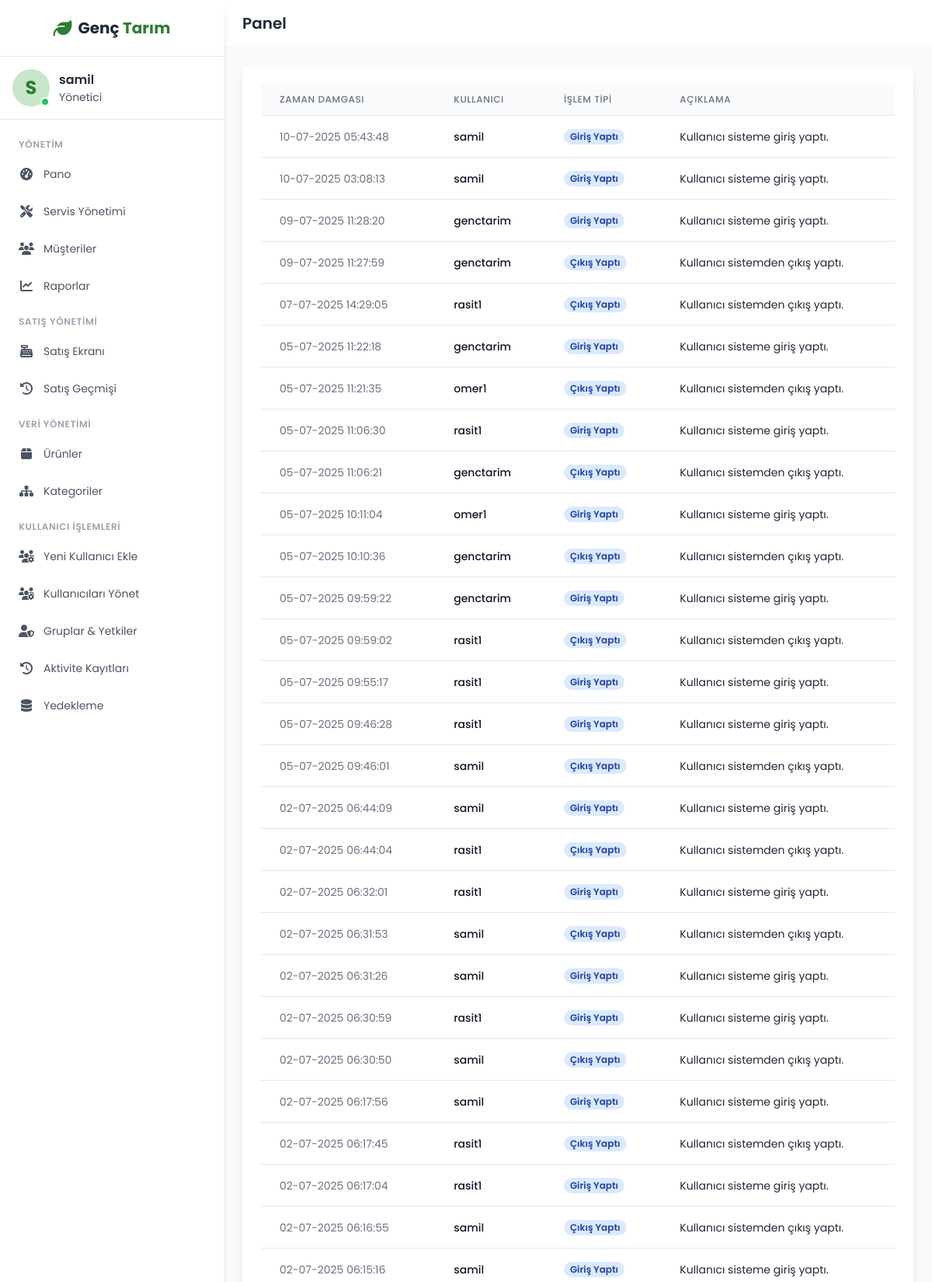
Page /logs/ (signed in, upper part) on the committed database.
### logs/models.py (models this page shows, shortened)
class ActivityLog(models.Model):
    ACTION_TYPES = [
        ('LOGIN', 'Giriş Yaptı'),
        ('LOGOUT', 'Çıkış Yaptı'),
        ('CREATE', 'Oluşturma'),
        ('UPDATE', 'Güncelleme'),
        ('DELETE', 'Silme'),
        ('VIEW', 'Görüntüleme'),
    ]
    user = models.ForeignKey(User, on_delete=models.SET_NULL, null=True, blank=True, verbose_name="Kullanıcı")
    action_type = models.CharField(max_length=10, choices=ACTION_TYPES, verbose_name="İşlem Tipi")
    description = models.TextField(verbose_name="Açıklama")
    timestamp = models.DateTimeField(auto_now_add=True, verbose_name="Zaman Damgası")
    class Meta:
        verbose_name = "Aktivite Kaydı"
        verbose_name_plural = "Aktivite Kayıtları"
        ordering = ['-timestamp']

### logs/views.py (the view)
# urls.py: path('', LogListView.as_view(), name='log_list'),
class LogListView(LoginRequiredMixin, PermissionRequiredMixin, ListView):
    model = ActivityLog
    template_name = 'logs/log_list.html'
    context_object_name = 'logs'
    paginate_by = 50  # Sayfa başına 50 log göster
    permission_required = 'auth.view_user' # Bu sayfayı sadece kullanıcıları görebilenler açsın
    def get_context_data(self, **kwargs):
        context = super().get_context_data(**kwargs)
        context['page_title'] = "Aktivite Kayıtları"
        return context

### logs/templates/logs/log_list.html (shortened to what this page needs)
{% extends 'base.html' %}
{% block content %}
<div class="bg-white p-6 rounded-xl shadow-lg">
    <table class="min-w-full divide-y divide-gray-200">
        <thead class="bg-gray-50">
            <tr>
                <th scope="col" class="px-6 py-3 text-left text-xs font-medium text-gray-500 uppercase tracking-wider">Zaman Damgası</th>
                <th scope="col" class="px-6 py-3 text-left text-xs font-medium text-gray-500 uppercase tracking-wider">Kullanıcı</th>
                <th scope="col" class="px-6 py-3 text-left text-xs font-medium text-gray-500 uppercase tracking-wider">İşlem Tipi</th>
                <th scope="col" class="px-6 py-3 text-left text-xs font-medium text-gray-500 uppercase tracking-wider">Açıklama</th>
            </tr>
        </thead>
        <tbody class="bg-white divide-y divide-gray-200">
            {% for log in logs %}
            <tr class="hover:bg-gray-50">
                <td class="px-6 py-4 whitespace-nowrap text-sm text-gray-500">{{ log.timestamp|date:"d-m-Y H:i:s" }}</td>
                <td class="px-6 py-4 whitespace-nowrap text-sm font-medium text-gray-900">{{ log.user.username|default:"Bilinmeyen" }}</td>
                <td class="px-6 py-4 whitespace-nowrap text-sm text-gray-500"><span class="px-2 inline-flex text-xs leading-5 font-semibold rounded-full bg-blue-100 text-blue-800">{{ log.get_action_type_display }}</span></td>
                <td class="px-6 py-4 text-sm text-gray-800">{{ log.description }}</td>
            </tr>
            {% empty %}
            <tr>
                <td colspan="4" class="text-center py-10 text-gray-500">Henüz aktivite kaydı bulunmamaktadır.</td>
            </tr>
            {% endfor %}
        </tbody>
    </table>
</div>
{% endblock content %}

### templates/base.html (shortened to what this page needs)
{% load static %}
<!DOCTYPE html>
<html lang="tr" class="h-full bg-gray-50">
<head>
    <script src="https://cdn.tailwindcss.com"></script>
    <link rel="stylesheet" href="https://cdnjs.cloudflare.com/ajax/libs/font-awesome/6.4.0/css/all.min.css">
</head>
<body class="h-full">
    {% if user.is_authenticated %}
    <div class="flex h-screen">
        <div id="sidebar" class="sidebar bg-white w-64 md:w-72 flex-col shadow-lg z-20 hidden md:flex">
            <div class="flex items-center justify-center py-5 border-b border-gray-200">
                <a href="{% url 'accounts:dashboard_redirect' %}" class="flex items-center space-x-2">
                    <i class="fas fa-leaf text-2xl text-primary"></i>
                    <h1 class="text-xl font-bold text-gray-800">Genç <span class="text-primary">Tarım</span></h1>
                </a>
            </div>
            <div class="p-4 flex items-center space-x-3 border-b border-gray-200">
                <div class="relative">
                    <div class="w-12 h-12 rounded-full bg-light flex items-center justify-center">
                        <span class="text-2xl font-bold text-primary">{{ user.username.0|upper }}</span>
                    </div>
                    <span class="absolute bottom-0 right-0 w-3 h-3 bg-green-500 rounded-full border-2 border-white"></span>
                </div>
                <div>
                    <h3 class="font-semibold text-gray-800">{{ user.get_full_name|default:user.username }}</h3>
                    <p class="text-sm text-gray-600">{% if user.is_superuser %}Yönetici{% elif user.groups.all.0.name == 'Teknisyen' %}Teknisyen{% else %}Personel{% endif %}</p>
                </div>
            </div>
            <nav class="flex-1 py-4">
    <ul class="space-y-1 px-2">
    {% if user.is_superuser %}
        <li><h3 class="px-4 mt-2 mb-2 text-xs font-semibold text-gray-400 uppercase tracking-wider">Yönetim</h3></li>
        <li><a href="{% url 'dashboard:index' %}" class="nav-link"><i class="fas fa-tachometer-alt fa-fw mr-3"></i><span class="text-sm">Pano</span></a></li>
        <li><a href="{% url 'service:servicerecord_list' %}" class="nav-link"><i class="fas fa-tools fa-fw mr-3"></i><span class="text-sm">Servis Yönetimi</span></a></li>
        <li><a href="{% url 'customers:customer_list' %}" class="nav-link"><i class="fas fa-users fa-fw mr-3"></i><span class="text-sm">Müşteriler</span></a></li>
        <li><a href="{% url 'inventory:reports_page' %}" class="nav-link"><i class="fas fa-chart-line fa-fw mr-3"></i><span class="text-sm">Raporlar</span></a></li>
        <li><h3 class="px-4 mt-4 mb-2 text-xs font-semibold text-gray-400 uppercase tracking-wider">Satış Yönetimi</h3></li>
        <li><a href="{% url 'sales:pos_terminal' %}" class="nav-link"><i class="fas fa-cash-register fa-fw mr-3"></i><span class="text-sm">Satış Ekranı</span></a></li>
        <li><a href="{% url 'sales:sale_history_list' %}" class="nav-link"><i class="fas fa-history fa-fw mr-3"></i><span class="text-sm">Satış Geçmişi</span></a></li>
        <li><h3 class="px-4 mt-4 mb-2 text-xs font-semibold text-gray-400 uppercase tracking-wider">Veri Yönetimi</h3></li>
        <li><a href="{% url 'inventory:product_list' %}" class="nav-link"><i class="fas fa-box fa-fw mr-3"></i><span class="text-sm">Ürünler</span></a></li>
        {% if perms.inventory.view_category %}
        <li><a href="{% url 'inventory:category_list' %}" class="nav-link"><i class="fas fa-sitemap fa-fw mr-3"></i><span class="text-sm">Kategoriler</span></a></li>
        {% endif %}
        <li><h3 class="px-4 mt-4 mb-2 text-xs font-semibold text-gray-400 uppercase tracking-wider">Kullanıcı İşlemleri</h3></li>
        <li><a href="{% url 'accounts:user_add' %}" class="nav-link"><i class="fas fa-users-cog fa-fw mr-3"></i><span class="text-sm">Yeni Kullanıcı Ekle</span></a></li>
        <li><a href="{% url 'accounts:user_list' %}" class="nav-link"><i class="fas fa-users-cog fa-fw mr-3"></i><span class="text-sm">Kullanıcıları Yönet</span></a></li>
        <li><a href="{% url 'accounts:group_list' %}" class="nav-link"><i class="fas fa-user-shield fa-fw mr-3"></i><span class="text-sm">Gruplar & Yetkiler</span></a></li>
        <li><a href="{% url 'logs:log_list' %}" class="nav-link"><i class="fas fa-history fa-fw mr-3"></i><span class="text-sm">Aktivite Kayıtları</span></a></li>
        <li><a href="{% url 'backups:backup_management' %}" class="nav-link"><i class="fas fa-database fa-fw mr-3"></i><span class="text-sm">Yedekleme</span></a></li>
    {% else %}
        <li><a href="{% url 'dashboard:index' %}" class="nav-link"><i class="fas fa-tachometer-alt fa-fw mr-3"></i><span class="text-sm">Pano</span></a></li>
    {% endif %}
</ul>
</nav>
        </div>
        <div class="flex-1 flex flex-col overflow-hidden">
            <header class="bg-white shadow-sm">
                <div class="flex items-center justify-between px-6 py-4">
                    <div class="flex items-center">
                        <h2 class="text-xl font-semibold text-gray-800">{% block page_title %}Panel{% endblock %}</h2>
                    </div>
                </div>
            </header>
            <main class="flex-1 overflow-y-auto p-6 bg-gray-50">
                {% block content %}{% endblock %}
            </main>
        </div>
    </div>
    {% else %}
    <div class="flex h-screen">
        {% block guest_content %}
        {% endblock guest_content %}
    </div>
    {% endif %}
</body>
</html>

### templates/base.html (style rules this page uses)
body { font-family: 'Poppins', sans-serif; background-color: #f5f7fa; }
.sidebar { transition: all 0.3s ease; }
.nav-link { display: flex; align-items: center; padding: 0.75rem 1rem; color: #4b5563; border-radius: 0.5rem; transition: all 0.2s ease; }

### rows in the picture
ActivityLog: timestamp "10-07-2025 05:43:48", user.username "samil", action_type "Giriş Yaptı", description "Kullanıcı sisteme giriş yaptı."
ActivityLog: timestamp "10-07-2025 03:08:13", user.username "samil", action_type "Giriş Yaptı", description "Kullanıcı sisteme giriş yaptı."
ActivityLog: timestamp "09-07-2025 11:28:20", user.username "genctarim", action_type "Giriş Yaptı", description "Kullanıcı sisteme giriş yaptı."
ActivityLog: timestamp "09-07-2025 11:27:59", user.username "genctarim", action_type "Çıkış Yaptı", description "Kullanıcı sistemden çıkış yaptı."
ActivityLog: timestamp "07-07-2025 14:29:05", user.username "rasit1", action_type "Çıkış Yaptı", description "Kullanıcı sistemden çıkış yaptı."
ActivityLog: timestamp "05-07-2025 11:22:18", user.username "genctarim", action_type "Giriş Yaptı", description "Kullanıcı sisteme giriş yaptı."
ActivityLog: timestamp "05-07-2025 11:21:35", user.username "omer1", action_type "Çıkış Yaptı", description "Kullanıcı sistemden çıkış yaptı."
ActivityLog: timestamp "05-07-2025 11:06:30", user.username "rasit1", action_type "Giriş Yaptı", description "Kullanıcı sisteme giriş yaptı."
ActivityLog: timestamp "05-07-2025 11:06:21", user.username "genctarim", action_type "Çıkış Yaptı", description "Kullanıcı sistemden çıkış yaptı."
ActivityLog: timestamp "05-07-2025 10:11:04", user.username "omer1", action_type "Giriş Yaptı", description "Kullanıcı sisteme giriş yaptı."
ActivityLog: timestamp "05-07-2025 10:10:36", user.username "genctarim", action_type "Çıkış Yaptı", description "Kullanıcı sistemden çıkış yaptı."
ActivityLog: timestamp "05-07-2025 09:59:22", user.username "genctarim", action_type "Giriş Yaptı", description "Kullanıcı sisteme giriş yaptı."
ActivityLog: timestamp "05-07-2025 09:59:02", user.username "rasit1", action_type "Çıkış Yaptı", description "Kullanıcı sistemden çıkış yaptı."
ActivityLog: timestamp "05-07-2025 09:55:17", user.username "rasit1", action_type "Giriş Yaptı", description "Kullanıcı sisteme giriş yaptı."
ActivityLog: timestamp "05-07-2025 09:46:28", user.username "rasit1", action_type "Giriş Yaptı", description "Kullanıcı sisteme giriş yaptı."
ActivityLog: timestamp "05-07-2025 09:46:01", user.username "samil", action_type "Çıkış Yaptı", description "Kullanıcı sistemden çıkış yaptı."
ActivityLog: timestamp "02-07-2025 06:44:09", user.username "samil", action_type "Giriş Yaptı", description "Kullanıcı sisteme giriş yaptı."
ActivityLog: timestamp "02-07-2025 06:44:04", user.username "rasit1", action_type "Çıkış Yaptı", description "Kullanıcı sistemden çıkış yaptı."
ActivityLog: timestamp "02-07-2025 06:32:01", user.username "rasit1", action_type "Giriş Yaptı", description "Kullanıcı sisteme giriş yaptı."
ActivityLog: timestamp "02-07-2025 06:31:53", user.username "samil", action_type "Çıkış Yaptı", description "Kullanıcı sistemden çıkış yaptı."
ActivityLog: timestamp "02-07-2025 06:31:26", user.username "samil", action_type "Giriş Yaptı", description "Kullanıcı sisteme giriş yaptı."
ActivityLog: timestamp "02-07-2025 06:30:59", user.username "rasit1", action_type "Giriş Yaptı", description "Kullanıcı sisteme giriş yaptı."
ActivityLog: timestamp "02-07-2025 06:30:50", user.username "samil", action_type "Çıkış Yaptı", description "Kullanıcı sistemden çıkış yaptı."
ActivityLog: timestamp "02-07-2025 06:17:56", user.username "samil", action_type "Giriş Yaptı", description "Kullanıcı sisteme giriş yaptı."
ActivityLog: timestamp "02-07-2025 06:17:45", user.username "rasit1", action_type "Çıkış Yaptı", description "Kullanıcı sistemden çıkış yaptı."
ActivityLog: timestamp "02-07-2025 06:17:04", user.username "rasit1", action_type "Giriş Yaptı", description "Kullanıcı sisteme giriş yaptı."
ActivityLog: timestamp "02-07-2025 06:16:55", user.username "samil", action_type "Çıkış Yaptı", description "Kullanıcı sistemden çıkış yaptı."
ActivityLog: timestamp "02-07-2025 06:15:16", user.username "samil", action_type "Giriş Yaptı", description "Kullanıcı sisteme giriş yaptı."

### other values in the picture
{{ user.username.0|upper }} "S"
{{ user.get_full_name|default:user.username }} "samil"
